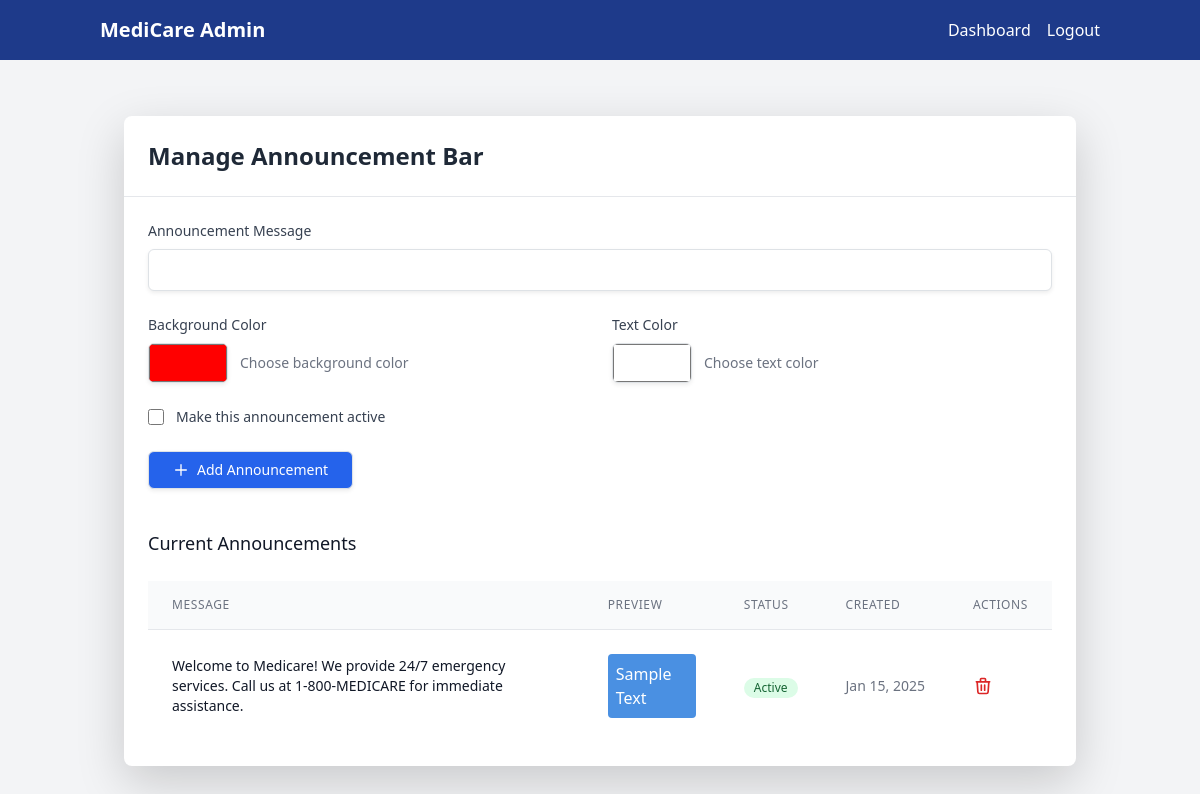
/admin/manage_announcement.php (signed in), run on an earlier commit of the app's database.
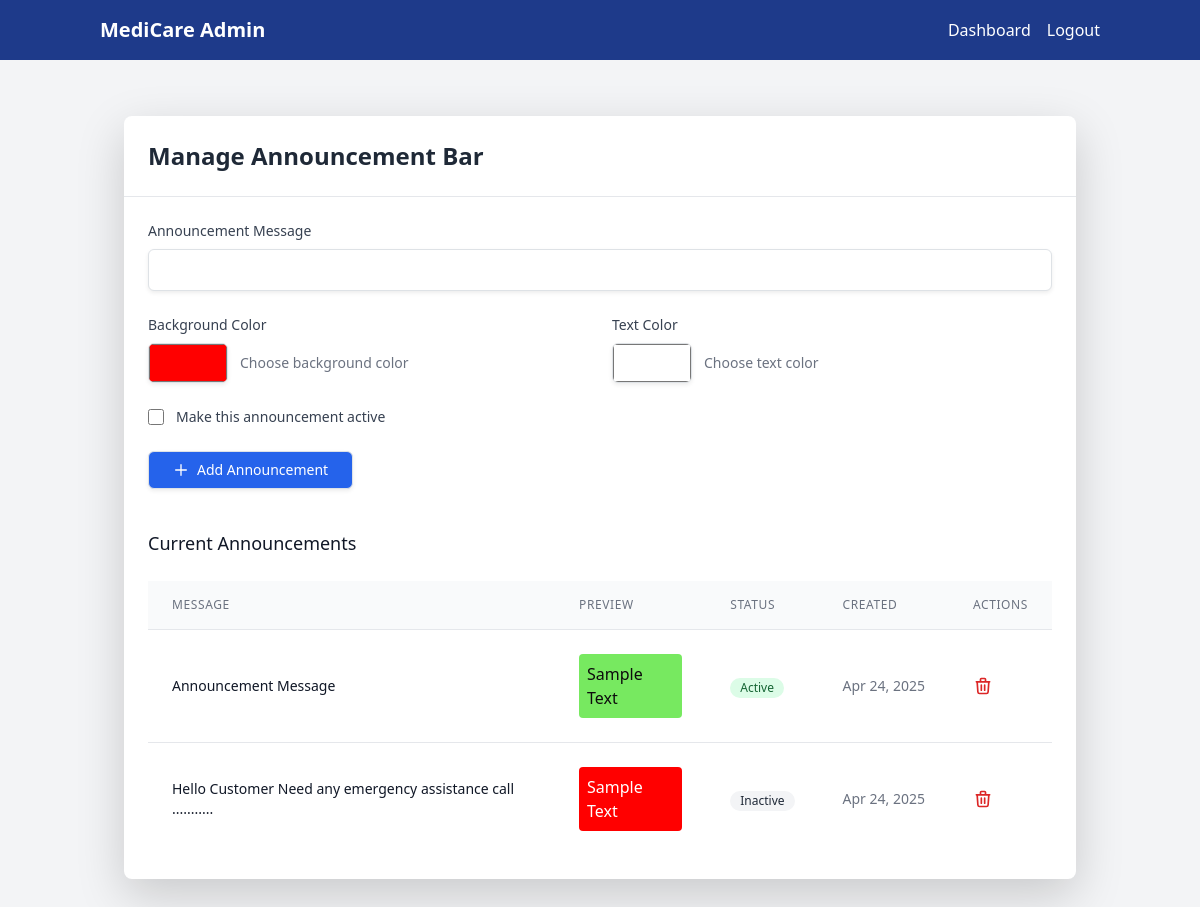
And on a later commit of the database.
### tables this page shows
CREATE TABLE `announcements` (
  `id` int(11) NOT NULL,
  `announcement_text` text NOT NULL,
  `status` tinyint(1) DEFAULT 1,
  `bg_color` varchar(50) DEFAULT '#000000',
  `text_color` varchar(50) DEFAULT '#FFFFFF',
  `created_at` timestamp NOT NULL DEFAULT current_timestamp()
);

### db_connect.php (called while the page is built, shortened)
<?php
class database
{
	protected $_link, $_result, $_numRows, $inserted;
	public $host = 'localhost';
	public $username = 'root';
	public $password = '';
	public $db = 'medicare_db';
	public function __construct()
	{
        $this->_link = mysqli_connect($this->host, $this->username, $this->password) or die(mysqli_error()." Error in Connection.");
        mysqli_select_db($this->_link,$this->db) or die(mysqli_error()." Database is not Connected.");
	}
	public function query($sql)
	{
		return $this->_result = mysqli_query($this->_link,$sql);
	}
	public function numRows()
	{
		$numrow = mysqli_num_rows($this->_result);
		return $numrow;
	}
	public function rows()
	{
		$rows = array();
		for ($x = 0; $x < $this->numRows(); $x++)
		{
			$rows[] = mysqli_fetch_array($this->_result);
		}
		return $rows;
	}
}
?>

### admin/manage_announcement.php (the view, shortened to what this page needs)
<?php
require_once('includes/header.php');
require_once('../db_connect.php');
$obj = new database();
$obj->query("SELECT * FROM announcements ORDER BY id DESC");
$results = $obj->rows();
?>
<div class="max-w-7xl mx-auto px-4 sm:px-6 lg:px-8 py-8">
    <div class="bg-white rounded-lg shadow-lg overflow-hidden">
        <div class="px-6 py-4 border-b border-gray-200">
            <h2 class="text-2xl font-bold text-gray-800">Manage Announcement Bar</h2>
        </div>
        <div class="p-6">
            <form method="post" action="" class="space-y-6">
                <div>
                    <label class="block text-sm font-medium text-gray-700 mb-2">
                        Announcement Message
                    </label>
                    <input type="text" name="message" required
                        class="w-full px-3 py-2 border border-gray-300 rounded-md shadow-sm focus:outline-none focus:ring-2 focus:ring-blue-500 focus:border-blue-500">
                </div>
                <div class="grid grid-cols-1 md:grid-cols-2 gap-6">
                    <div>
                        <label class="block text-sm font-medium text-gray-700 mb-2">
                            Background Color
                        </label>
                        <div class="flex items-center space-x-3">
                            <input type="color" name="bg_color" value="#ff0000"
                                class="h-10 w-20 border border-gray-300 rounded-md shadow-sm">
                            <div class="text-sm text-gray-500">Choose background color</div>
                        </div>
                    </div>
                    <div>
                        <label class="block text-sm font-medium text-gray-700 mb-2">
                            Text Color
                        </label>
                        <div class="flex items-center space-x-3">
                            <input type="color" name="text_color" value="#ffffff"
                                class="h-10 w-20 border border-gray-300 rounded-md shadow-sm">
                            <div class="text-sm text-gray-500">Choose text color</div>
                        </div>
                    </div>
                </div>
                <div class="flex items-center">
                    <label class="flex items-center space-x-3 text-sm font-medium text-gray-700">
                        <input type="checkbox" name="status" class="h-4 w-4 text-blue-600 rounded border-gray-300">
                        <span>Make this announcement active</span>
                    </label>
                </div>
                <div>
                    <button type="submit" name="submit"
                        class="inline-flex items-center px-4 py-2 border border-transparent rounded-md shadow-sm text-sm font-medium text-white bg-blue-600 hover:bg-blue-700 focus:outline-none focus:ring-2 focus:ring-offset-2 focus:ring-blue-500">
                        <svg class="h-4 w-4 mr-2" fill="none" stroke="currentColor" viewBox="0 0 24 24">
                            <path stroke-linecap="round" stroke-linejoin="round" stroke-width="2" d="M12 4v16m8-8H4"/>
                        </svg>
                        Add Announcement
                    </button>
                </div>
            </form>
            <div class="mt-10">
                <h3 class="text-lg font-medium text-gray-900 mb-4">Current Announcements</h3>
                <div class="overflow-x-auto">
                    <table class="min-w-full divide-y divide-gray-200">
                        <thead class="bg-gray-50">
                            <tr>
                                <th class="px-6 py-3 text-left text-xs font-medium text-gray-500 uppercase tracking-wider">Message</th>
                                <th class="px-6 py-3 text-left text-xs font-medium text-gray-500 uppercase tracking-wider">Preview</th>
                                <th class="px-6 py-3 text-left text-xs font-medium text-gray-500 uppercase tracking-wider">Status</th>
                                <th class="px-6 py-3 text-left text-xs font-medium text-gray-500 uppercase tracking-wider">Created</th>
                                <th class="px-6 py-3 text-right text-xs font-medium text-gray-500 uppercase tracking-wider">Actions</th>
                            </tr>
                        </thead>
                        <tbody class="bg-white divide-y divide-gray-200">
                            <?php foreach($results as $row){ ?>
                            <tr>
                                <td class="px-6 py-4 whitespace-normal text-sm text-gray-900">
                                    <?php echo htmlspecialchars($row['announcement_text']); ?>
                                </td>
                                <td class="px-6 py-4">
                                    <div class="p-2 rounded" style="background-color: <?php echo $row['bg_color']; ?>; color: <?php echo $row['text_color']; ?>">
                                        Sample Text
                                    </div>
                                </td>
                                <td class="px-6 py-4">
                                    <?php if($row['status']): ?>
                                        <span class="inline-flex items-center px-2.5 py-0.5 rounded-full text-xs font-medium bg-green-100 text-green-800">
                                            Active
                                        </span>
                                    <?php else: ?>
                                        <span class="inline-flex items-center px-2.5 py-0.5 rounded-full text-xs font-medium bg-gray-100 text-gray-800">
                                            Inactive
                                        </span>
                                    <?php endif; ?>
                                </td>
                                <td class="px-6 py-4 whitespace-nowrap text-sm text-gray-500">
                                    <?php echo date('M d, Y', strtotime($row['created_at'])); ?>
                                </td>
                                <td class="px-6 py-4 whitespace-nowrap text-right text-sm font-medium">
                                    <a href="?delete=<?php echo $row['id']; ?>"
                                       onclick="return confirm('Are you sure you want to delete this announcement?')"
                                       class="text-red-600 hover:text-red-900">
                                        <svg class="h-5 w-5" fill="none" stroke="currentColor" viewBox="0 0 24 24">
                                            <path stroke-linecap="round" stroke-linejoin="round" stroke-width="2" d="M19 7l-.867 12.142A2 2 0 0116.138 21H7.862a2 2 0 01-1.995-1.858L5 7m5 4v6m4-6v6m1-10V4a1 1 0 00-1-1h-4a1 1 0 00-1 1v3M4 7h16"/>
                                        </svg>
                                    </a>
                                </td>
                            </tr>
                            <?php }?>
                        </tbody>
                    </table>
                </div>
            </div>
        </div>
    </div>
</div>
<?php require_once('includes/footer.php'); ?>

### admin/includes/header.php (shortened to what this page needs)
<!DOCTYPE html>
<html lang="en">
<head>
    <script src="https://cdn.tailwindcss.com"></script>
    <link href="https://cdn.jsdelivr.net/npm/bootstrap@5.1.3/dist/css/bootstrap.min.css" rel="stylesheet">
    <link rel="stylesheet" href="https://cdnjs.cloudflare.com/ajax/libs/font-awesome/6.0.0/css/all.min.css">
</head>
<body class="bg-gray-100">
    <nav class="bg-blue-900 text-white px-4 py-3">
        <div class="container mx-auto flex justify-between items-center">
            <a href="dashboard.php" class="text-xl font-bold">MediCare Admin</a>
            <div class="flex items-center space-x-4">
                <a href="dashboard.php" class="hover:text-blue-200">Dashboard</a>
                <a href="logout.php" class="hover:text-blue-200">Logout</a>
            </div>
        </div>
    </nav>
    <div class="container mx-auto py-6">

### admin/includes/footer.php (shortened to what this page needs)
</div>
</body>
</html>

What changed in the data, as far as the page shows it:
removed announcements: announcement_text "Welcome to Medicare! We provide 24/7 emergency services. Call us at 1-800-MEDICARE for immediate assistance.", status "Active", created_at "Jan 15, 2025"
added announcements: announcement_text "Announcement Message", status "Active", created_at "Apr 24, 2025"
added announcements: announcement_text "Hello Customer Need any emergency assistance call ...........", status "Inactive", created_at "Apr 24, 2025"
